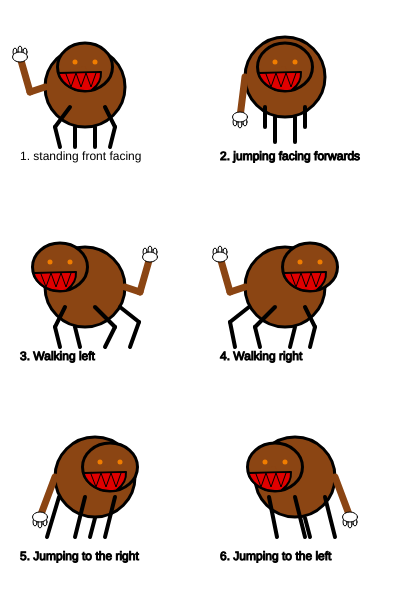
Frame 1 (no input)
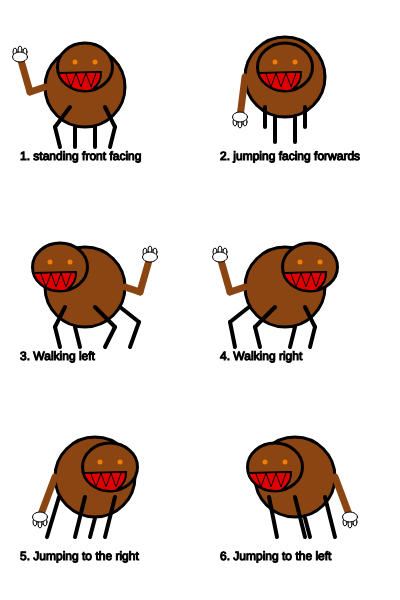
Frame 60 (no input)
Frame 120 (the mouse pressed at the canvas centre since frame 60): identical to frame 60, image omitted

The p5.js sketch that drew these frames (run headless with seeded random() and noise() and a simulated clock; from frame 60 on, the mouse is pressed at the canvas centre):

// p5.js sketch
// ── sketch.js
/*
Author： Joshua Song
The Game Project

Game character

Use p5 drawing functions such as rect, ellipse, line, triangle and
point to draw the different states of your game character.

Write the code so that your character appears inside the box for each
state.

I am so sorry
I don't have time to push code today
I was busy taking the Google IT support courses
*/

var gameChar_x = 0;
var gameChar_y = 0;

function setup()
{
	createCanvas(400, 600);
}

function draw()
{
	background(255);

	//1.Standing, facing frontwards

	// stroke(100);
	// noFill();
	// rect(20, 60, 50, 80);
	// noStroke();
	fill(0);
	text("1. standing front facing", 20, 160);

	gameChar_x = 45;
	gameChar_y = 137;
	//Add your code here ...
	// body
	fill(139, 69, 19); // brown
	stroke(0);
	strokeWeight(3);
	ellipse(gameChar_x + 40, gameChar_y - 50, 80, 80); //body

	//arms and legs
	strokeWeight(4);
	line(gameChar_x + 25, gameChar_y - 30, gameChar_x + 10, gameChar_y - 10);//left arm
	line(gameChar_x + 10, gameChar_y - 10, gameChar_x + 15, gameChar_y + 10);//left arm
	line(gameChar_x + 60, gameChar_y - 30, gameChar_x + 70, gameChar_y - 10);//right arm
	line(gameChar_x + 70, gameChar_y - 10, gameChar_x + 65, gameChar_y + 10);//right arm 
	line(gameChar_x + 50, gameChar_y - 10, gameChar_x + 50, gameChar_y + 10);//right leg 
	line(gameChar_x + 30, gameChar_y - 10, gameChar_x + 30, gameChar_y + 10);//right leg 

	// face
	strokeWeight(3);
	ellipse(gameChar_x + 40, gameChar_y - 70, 55, 48); //head
	fill(225,0,0); 
	strokeWeight(2);
	arc(gameChar_x + 16, gameChar_y - 63, 80, 50, radians(-2), radians(27))// mouth
	arc(gameChar_x + 40, gameChar_y - 70, 55, 48, radians(75) ,radians(167))// mouth
	noStroke();
	fill(139, 69, 19);
	triangle(gameChar_x + 40, gameChar_y - 71, 
			gameChar_x + 14, gameChar_y - 64, 
			gameChar_x + 43, gameChar_y - 64)
	stroke(0);
	strokeWeight(2);
	line(gameChar_x + 14, gameChar_y - 64, 
		gameChar_x + 56, gameChar_y - 65);	
	//teeth
	strokeWeight(1);
	fill(225,0,0); 
	beginShape();
	vertex(gameChar_x + 21, gameChar_y - 63);
	vertex(gameChar_x + 26, gameChar_y - 50);
	vertex(gameChar_x + 31, gameChar_y - 64);
	vertex(gameChar_x + 36, gameChar_y - 50);
	vertex(gameChar_x + 41, gameChar_y - 64);
	vertex(gameChar_x + 46, gameChar_y - 50);
	vertex(gameChar_x + 51, gameChar_y - 64);
	endShape();
	//eyes
	stroke(240, 125, 0);
	strokeWeight(5);
	point(gameChar_x + 50, gameChar_y - 75);
	point(gameChar_x + 30, gameChar_y - 75);

	//tail magic hand
	noFill();
	stroke(139, 69, 19);
	strokeWeight(7);
	line(gameChar_x, gameChar_y - 50, 
		gameChar_x - 15, gameChar_y - 45);	
	line(gameChar_x - 15, gameChar_y - 45, 
		gameChar_x - 25, gameChar_y - 80);
	fill(255);
	stroke(0);
	strokeWeight(1);
	ellipse(gameChar_x - 25, gameChar_y - 87, 4, 8);
	ellipse(gameChar_x - 20, gameChar_y - 85, 4, 8);
	ellipse(gameChar_x - 30, gameChar_y - 85, 4, 8);
	ellipse(gameChar_x - 25, gameChar_y - 80, 15, 10);



	/**2.Jumping facing forwards
	 * 
	 * 
	 * */
	// stroke(100);
	// noFill();
	// rect(220, 60, 50, 80);
	// noStroke();
	fill(0);
	text("2. jumping facing forwards", 220, 160);

	gameChar_x = 245;
	gameChar_y = 137;
	var jumpingVar = 10;
	//Add your code here ...
	fill(139, 69, 19); // brown
	stroke(0);
	strokeWeight(3);
	ellipse(gameChar_x + 40, gameChar_y - 60, 80, 80); //body

	//arms and legs
	strokeWeight(4);
	line(gameChar_x + 20, gameChar_y - 30, gameChar_x + 20, gameChar_y - 10);//left arm
	line(gameChar_x + 60, gameChar_y - 30, gameChar_x + 60, gameChar_y - 10);//right arm
	line(gameChar_x + 50, gameChar_y - 20, gameChar_x + 50, gameChar_y + 5);//left leg 
	line(gameChar_x + 30, gameChar_y - 20, gameChar_x + 30, gameChar_y + 5);//right leg 

	strokeWeight(3);
	ellipse(gameChar_x + 40, gameChar_y - 70, 55, 48); //head
	fill(225,0,0); 
	strokeWeight(2);
	arc(gameChar_x + 16, gameChar_y - 63, 80, 50, radians(-2), radians(27))// mouth
	arc(gameChar_x + 40, gameChar_y - 70, 55, 48, radians(75) ,radians(167))// mouth
	noStroke();
	fill(139, 69, 19);
	triangle(gameChar_x + 40, gameChar_y - 71, 
			gameChar_x + 14, gameChar_y - 64, 
			gameChar_x + 43, gameChar_y - 64)
	stroke(0);
	strokeWeight(2);
	line(gameChar_x + 14, gameChar_y - 64, 
		gameChar_x + 56, gameChar_y - 65);	
	//teeth
	strokeWeight(1);
	fill(225,0,0); 
	beginShape();
	vertex(gameChar_x + 21, gameChar_y - 63);
	vertex(gameChar_x + 26, gameChar_y - 50);
	vertex(gameChar_x + 31, gameChar_y - 64);
	vertex(gameChar_x + 36, gameChar_y - 50);
	vertex(gameChar_x + 41, gameChar_y - 64);
	vertex(gameChar_x + 46, gameChar_y - 50);
	vertex(gameChar_x + 51, gameChar_y - 64);
	endShape();
	//eyes
	stroke(240, 125, 0);
	strokeWeight(5);
	point(gameChar_x + 50, gameChar_y - 75);
	point(gameChar_x + 30, gameChar_y - 75);
	//tail magic hand
	noFill();
	stroke(139, 69, 19);
	strokeWeight(7);
	line(gameChar_x, gameChar_y - 50 - jumpingVar, 
		gameChar_x - 5, gameChar_y - 20);	
	
	fill(255);
	stroke(0);
	strokeWeight(1);
	ellipse(gameChar_x - 5, gameChar_y - 13, 4, 8);
	ellipse(gameChar_x , gameChar_y - 15, 4, 8);
	ellipse(gameChar_x - 10, gameChar_y - 15, 4, 8);
	ellipse(gameChar_x - 5, gameChar_y - 20, 15, 10);


	/**3.Walking, turned left
	 * 
	 * 
	 * */
	// stroke(100);
	// noFill();
	// rect(20, 260, 50, 80);
	// noStroke();
	fill(0);
	text("3. Walking left", 20, 360);

	gameChar_x = 45;
	gameChar_y = 337;
	var moveLeft = -50;
	//Add your code here ...
	fill(139, 69, 19); // brown
	stroke(0);
	strokeWeight(3);
	ellipse(gameChar_x + 40, gameChar_y - 50, 80, 80); //body

	//arms and legs
	strokeWeight(4);
	line(gameChar_x + 20, gameChar_y - 30, gameChar_x + 10, gameChar_y - 10);//right arm
	line(gameChar_x + 10, gameChar_y - 10, gameChar_x + 15, gameChar_y + 10);//right arm
	line(gameChar_x + 50, gameChar_y - 30, gameChar_x + 70, gameChar_y - 10);//left arm
	line(gameChar_x + 70, gameChar_y - 10, gameChar_x + 60, gameChar_y + 10);//left arm 
	line(gameChar_x + 75, gameChar_y - 30, gameChar_x + 94, gameChar_y - 15);//right leg
	line(gameChar_x + 94, gameChar_y - 15, gameChar_x + 85, gameChar_y + 10);//right leg
	line(gameChar_x + 30, gameChar_y - 10, gameChar_x + 35, gameChar_y + 10);//left leg 

	// face
	strokeWeight(3);
	ellipse(gameChar_x + 65 + moveLeft, gameChar_y - 70, 55, 48); //head
	fill(225,0,0); 
	strokeWeight(2);
	arc(gameChar_x + 41 + moveLeft, gameChar_y - 63, 80, 50, radians(-2), radians(27))// mouth
	arc(gameChar_x + 65 + moveLeft, gameChar_y - 70, 55, 48, radians(75) ,radians(167))// mouth
	noStroke();
	fill(139, 69, 19);
	triangle(gameChar_x + 65 + moveLeft, gameChar_y - 71, 
			gameChar_x + 39 + moveLeft, gameChar_y - 64, 
			gameChar_x + 68 + moveLeft, gameChar_y - 64)
	stroke(0);
	strokeWeight(2);
	line(gameChar_x + 39 + moveLeft, gameChar_y - 64, 
		gameChar_x + 81 + moveLeft, gameChar_y - 65);	
	//teeth
	strokeWeight(1);
	fill(225,0,0); 
	beginShape();
	vertex(gameChar_x + 46 + moveLeft, gameChar_y - 63);
	vertex(gameChar_x + 51 + moveLeft, gameChar_y - 50);
	vertex(gameChar_x + 56 + moveLeft, gameChar_y - 64);
	vertex(gameChar_x + 61 + moveLeft, gameChar_y - 50);
	vertex(gameChar_x + 66 + moveLeft, gameChar_y - 64);
	vertex(gameChar_x + 71 + moveLeft, gameChar_y - 50);
	vertex(gameChar_x + 76 + moveLeft, gameChar_y - 64);
	endShape();
	//eyes
	stroke(240, 125, 0);
	strokeWeight(5);
	point(gameChar_x + 75 + moveLeft, gameChar_y - 75);
	point(gameChar_x + 55 + moveLeft, gameChar_y - 75);

	//tail magic hand
	noFill();
	stroke(139, 69, 19);
	strokeWeight(7);
	line(gameChar_x + 80, gameChar_y - 50, 
		gameChar_x + 95, gameChar_y - 45);	
	line(gameChar_x + 95, gameChar_y - 45, 
		gameChar_x + 105, gameChar_y - 80);

	fill(255);
	stroke(0);
	strokeWeight(1);
	ellipse(gameChar_x + 105, gameChar_y - 87, 4, 8);
	ellipse(gameChar_x + 110, gameChar_y - 85, 4, 8);
	ellipse(gameChar_x + 100, gameChar_y - 85, 4, 8);
	ellipse(gameChar_x + 105, gameChar_y - 80, 15, 10);



	//4.Walking, turned right
	// stroke(100);12345
	// noFill();
	// rect(220, 260, 50, 80);
	// noStroke();
	fill(0);
	text("4. Walking right", 220, 360);

	gameChar_x = 245;
	gameChar_y = 337;
	//Add your code here ...
	fill(139, 69, 19); // brown
	stroke(0);
	strokeWeight(3);
	ellipse(gameChar_x + 40, gameChar_y - 50, 80, 80); //body

	//arms and legs
	strokeWeight(4);
	line(gameChar_x + 30, gameChar_y - 30, gameChar_x + 10, gameChar_y - 10);//left arm
	line(gameChar_x + 10, gameChar_y - 10, gameChar_x + 15, gameChar_y + 10);//left arm
	line(gameChar_x + 60, gameChar_y - 30, gameChar_x + 70, gameChar_y - 10);//right arm
	line(gameChar_x + 70, gameChar_y - 10, gameChar_x + 65, gameChar_y + 10);//right arm 
	line(gameChar_x + 4, gameChar_y - 30, gameChar_x - 15, gameChar_y - 15);//left leg
	line(gameChar_x - 15, gameChar_y - 15, gameChar_x - 10, gameChar_y + 10);//right leg  
	line(gameChar_x + 50, gameChar_y - 10, gameChar_x + 45, gameChar_y + 10);//right leg 

	// face
	strokeWeight(3);
	ellipse(gameChar_x + 65, gameChar_y - 70, 55, 48); //head
	fill(225,0,0); 
	strokeWeight(2);
	arc(gameChar_x + 41, gameChar_y - 63, 80, 50, radians(-2), radians(27))// mouth
	arc(gameChar_x + 65, gameChar_y - 70, 55, 48, radians(75) ,radians(167))// mouth
	noStroke();
	fill(139, 69, 19);
	triangle(gameChar_x + 65, gameChar_y - 71, 
			gameChar_x + 39, gameChar_y - 64, 
			gameChar_x + 68, gameChar_y - 64)
	stroke(0);
	strokeWeight(2);
	line(gameChar_x + 39, gameChar_y - 64, 
		gameChar_x + 81, gameChar_y - 65);	
	//teeth
	strokeWeight(1);
	fill(225,0,0); 
	beginShape();
	vertex(gameChar_x + 46, gameChar_y - 63);
	vertex(gameChar_x + 51, gameChar_y - 50);
	vertex(gameChar_x + 56, gameChar_y - 64);
	vertex(gameChar_x + 61, gameChar_y - 50);
	vertex(gameChar_x + 66, gameChar_y - 64);
	vertex(gameChar_x + 71, gameChar_y - 50);
	vertex(gameChar_x + 76, gameChar_y - 64);
	endShape();
	//eyes
	stroke(240, 125, 0);
	strokeWeight(5);
	point(gameChar_x + 75, gameChar_y - 75);
	point(gameChar_x + 55, gameChar_y - 75);

	//tail magic hand
	noFill();
	stroke(139, 69, 19);
	strokeWeight(7);
	line(gameChar_x, gameChar_y - 50, 
		gameChar_x - 15, gameChar_y - 45);	
	line(gameChar_x - 15, gameChar_y - 45, 
		gameChar_x - 25, gameChar_y - 80);	
	
	fill(255);
	stroke(0);
	strokeWeight(1);
	ellipse(gameChar_x - 25, gameChar_y - 87, 4, 8);
	ellipse(gameChar_x - 20, gameChar_y - 85, 4, 8);
	ellipse(gameChar_x - 30, gameChar_y - 85, 4, 8);
	ellipse(gameChar_x - 25, gameChar_y - 80, 15, 10);

	//5.Jumping right
	// stroke(100);
	// noFill();
	// rect(20, 460, 50, 80);
	// noStroke();
	fill(0);
	text("5. Jumping to the right", 20, 560);

	gameChar_x = 45;
	gameChar_y = 537;
	//Add your code here ...
	fill(139, 69, 19); // brown
	stroke(0);
	strokeWeight(3);
	ellipse(gameChar_x + 40 + jumpingVar, gameChar_y - 50 - jumpingVar, 80, 80); //body

	//arms and legs
	strokeWeight(4);
	line(gameChar_x + 30 + jumpingVar, gameChar_y - 30 - jumpingVar, gameChar_x + 30, gameChar_y );//left arm
	line(gameChar_x + 60 + jumpingVar, gameChar_y - 30 - jumpingVar, gameChar_x + 60, gameChar_y );//right arm
	line(gameChar_x + 4 + jumpingVar, gameChar_y - 30 - jumpingVar, gameChar_x + 2, gameChar_y );//right leg
	line(gameChar_x + 40 + jumpingVar, gameChar_y - 19, gameChar_x + 45, gameChar_y );//left leg  


	// face
	strokeWeight(3);
	ellipse(gameChar_x + 65, gameChar_y - 70, 55, 48); //head
	fill(225,0,0); 
	strokeWeight(2);
	arc(gameChar_x + 41, gameChar_y - 63, 80, 50, radians(-2), radians(27))// mouth
	arc(gameChar_x + 65, gameChar_y - 70, 55, 48, radians(75) ,radians(167))// mouth
	noStroke();
	fill(139, 69, 19);
	triangle(gameChar_x + 65, gameChar_y - 71, 
			gameChar_x + 39, gameChar_y - 64, 
			gameChar_x + 68, gameChar_y - 64)
	stroke(0);
	strokeWeight(2);
	line(gameChar_x + 39, gameChar_y - 64, 
		gameChar_x + 81, gameChar_y - 65);	
	//teeth
	strokeWeight(1);
	fill(225,0,0); 
	beginShape();
	vertex(gameChar_x + 46, gameChar_y - 63);
	vertex(gameChar_x + 51, gameChar_y - 50);
	vertex(gameChar_x + 56, gameChar_y - 64);
	vertex(gameChar_x + 61, gameChar_y - 50);
	vertex(gameChar_x + 66, gameChar_y - 64);
	vertex(gameChar_x + 71, gameChar_y - 50);
	vertex(gameChar_x + 76, gameChar_y - 64);
	endShape();
	//eyes
	stroke(240, 125, 0);
	strokeWeight(5);
	point(gameChar_x + 75, gameChar_y - 75);
	point(gameChar_x + 55, gameChar_y - 75);

	//tail magic hand
	noFill();
	stroke(139, 69, 19);
	strokeWeight(7);
	line(gameChar_x + jumpingVar, gameChar_y - 50 - jumpingVar, 
		gameChar_x - 5, gameChar_y - 20);	
	
	fill(255);
	stroke(0);
	strokeWeight(1);
	ellipse(gameChar_x - 5, gameChar_y - 13, 4, 8);
	ellipse(gameChar_x , gameChar_y - 15, 4, 8);
	ellipse(gameChar_x - 10, gameChar_y - 15, 4, 8);
	ellipse(gameChar_x - 5, gameChar_y - 20, 15, 10);

	//6.Jumping to the left
	// stroke(100);
	// noFill();
	// rect(220, 460, 50, 80);
	// noStroke();
	fill(0);
	text("6. Jumping to the left", 220, 560);

	gameChar_x = 245;
	gameChar_y = 537;
	moveLeft = -35;
	//Add your code here ...
	fill(139, 69, 19); // brown
	stroke(0);
	strokeWeight(3);
	ellipse(gameChar_x + 40 + jumpingVar, gameChar_y - 50 - jumpingVar, 80, 80); //body

	//arms and legs
	strokeWeight(4);
	line(gameChar_x + 40 + jumpingVar , gameChar_y - 30 - jumpingVar, gameChar_x + 60, gameChar_y );//left arm
	line(gameChar_x + 70 + jumpingVar, gameChar_y - 30 - jumpingVar, gameChar_x + 90, gameChar_y );//right arm
	line(gameChar_x + 14 + jumpingVar, gameChar_y - 30 - jumpingVar, gameChar_x + 32, gameChar_y );//right leg
	line(gameChar_x + 50 + jumpingVar, gameChar_y - 19, gameChar_x + 65, gameChar_y );//left leg  


	// face
	strokeWeight(3);
	ellipse(gameChar_x + 65 + moveLeft, gameChar_y - 70, 55, 48); //head
	fill(225,0,0); 
	strokeWeight(2);
	arc(gameChar_x + 41 + moveLeft, gameChar_y - 63, 80, 50, radians(-2), radians(27))// mouth
	arc(gameChar_x + 65 + moveLeft, gameChar_y - 70, 55, 48, radians(75) ,radians(167))// mouth
	noStroke();
	fill(139, 69, 19);
	triangle(gameChar_x + 65 + moveLeft, gameChar_y - 71, 
			gameChar_x + 39 + moveLeft, gameChar_y - 64, 
			gameChar_x + 68 + moveLeft, gameChar_y - 64)
	stroke(0);
	strokeWeight(2);
	line(gameChar_x + 39 + moveLeft, gameChar_y - 64, 
		gameChar_x + 81 + moveLeft, gameChar_y - 65);	
	//teeth
	strokeWeight(1);
	fill(225,0,0); 
	beginShape();
	vertex(gameChar_x + 46 + moveLeft, gameChar_y - 63);
	vertex(gameChar_x + 51 + moveLeft, gameChar_y - 50);
	vertex(gameChar_x + 56 + moveLeft, gameChar_y - 64);
	vertex(gameChar_x + 61 + moveLeft, gameChar_y - 50);
	vertex(gameChar_x + 66 + moveLeft, gameChar_y - 64);
	vertex(gameChar_x + 71 + moveLeft, gameChar_y - 50);
	vertex(gameChar_x + 76 + moveLeft, gameChar_y - 64);
	endShape();
	//eyes
	stroke(240, 125, 0);
	strokeWeight(5);
	point(gameChar_x + 75 + moveLeft, gameChar_y - 75);
	point(gameChar_x + 55 + moveLeft, gameChar_y - 75);

	//tail magic hand
	noFill();
	stroke(139, 69, 19);
	strokeWeight(7);
	line(gameChar_x + 90, gameChar_y - 50 - jumpingVar, 
		gameChar_x + 105, gameChar_y - 20);	
	
	fill(255);
	stroke(0);
	strokeWeight(1);
	ellipse(gameChar_x + 105, gameChar_y - 13, 4, 8);
	ellipse(gameChar_x + 110, gameChar_y - 15, 4, 8);
	ellipse(gameChar_x + 100, gameChar_y - 15, 4, 8);
	ellipse(gameChar_x + 105, gameChar_y - 20, 15, 10);
		// ellipse(gameChar_x + 105, gameChar_y - 87, 4, 8);
	// ellipse(gameChar_x + 110, gameChar_y - 85, 4, 8);
	// ellipse(gameChar_x + 100, gameChar_y - 85, 4, 8);
	// ellipse(gameChar_x + 105, gameChar_y - 80, 15, 10);
}
